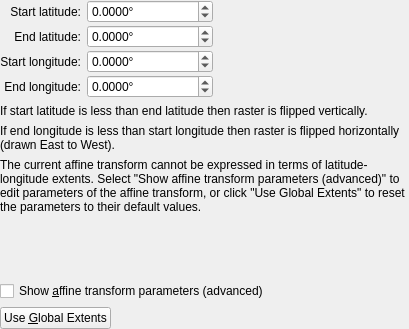
<?xml version="1.0" encoding="UTF-8"?>
<ui version="4.0">
 <class>EditAffineTransformGeoreferencingWidget</class>
 <widget class="QWidget" name="EditAffineTransformGeoreferencingWidget">
  <property name="geometry">
   <rect>
    <x>0</x>
    <y>0</y>
    <width>409</width>
    <height>329</height>
   </rect>
  </property>
  <property name="windowTitle">
   <string>Form</string>
  </property>
  <layout class="QVBoxLayout" name="verticalLayout">
   <property name="margin">
    <number>0</number>
   </property>
   <item>
    <widget class="QStackedWidget" name="main_stackedwidget">
     <property name="sizePolicy">
      <sizepolicy hsizetype="Preferred" vsizetype="Minimum">
       <horstretch>0</horstretch>
       <verstretch>0</verstretch>
      </sizepolicy>
     </property>
     <property name="currentIndex">
      <number>0</number>
     </property>
     <widget class="QWidget" name="extents_page">
      <property name="sizePolicy">
       <sizepolicy hsizetype="Preferred" vsizetype="Minimum">
        <horstretch>0</horstretch>
        <verstretch>0</verstretch>
       </sizepolicy>
      </property>
      <layout class="QVBoxLayout" name="verticalLayout_3">
       <property name="margin">
        <number>0</number>
       </property>
       <item>
        <widget class="QWidget" name="extents_widget" native="true">
         <layout class="QVBoxLayout" name="verticalLayout_2">
          <property name="margin">
           <number>0</number>
          </property>
          <item>
           <layout class="QGridLayout" name="gridLayout_2">
            <property name="verticalSpacing">
             <number>2</number>
            </property>
            <item row="0" column="0">
             <widget class="QLabel" name="top_label">
              <property name="sizePolicy">
               <sizepolicy hsizetype="Minimum" vsizetype="Preferred">
                <horstretch>0</horstretch>
                <verstretch>0</verstretch>
               </sizepolicy>
              </property>
              <property name="text">
               <string>Start latitude:</string>
              </property>
              <property name="alignment">
               <set>Qt::AlignRight|Qt::AlignTrailing|Qt::AlignVCenter</set>
              </property>
              <property name="buddy">
               <cstring>extents_spinbox_0</cstring>
              </property>
             </widget>
            </item>
            <item row="0" column="1">
             <widget class="QDoubleSpinBox" name="extents_spinbox_0">
              <property name="sizePolicy">
               <sizepolicy hsizetype="Expanding" vsizetype="Fixed">
                <horstretch>2</horstretch>
                <verstretch>0</verstretch>
               </sizepolicy>
              </property>
              <property name="suffix">
               <string>°</string>
              </property>
              <property name="decimals">
               <number>4</number>
              </property>
              <property name="minimum">
               <double>-90.000000000000000</double>
              </property>
              <property name="maximum">
               <double>90.000000000000000</double>
              </property>
             </widget>
            </item>
            <item row="0" column="2">
             <widget class="QWidget" name="filler_widget_1" native="true">
              <property name="sizePolicy">
               <sizepolicy hsizetype="Expanding" vsizetype="Preferred">
                <horstretch>3</horstretch>
                <verstretch>0</verstretch>
               </sizepolicy>
              </property>
             </widget>
            </item>
            <item row="1" column="0">
             <widget class="QLabel" name="bottom_label">
              <property name="sizePolicy">
               <sizepolicy hsizetype="Minimum" vsizetype="Preferred">
                <horstretch>0</horstretch>
                <verstretch>0</verstretch>
               </sizepolicy>
              </property>
              <property name="text">
               <string>End latitude:</string>
              </property>
              <property name="alignment">
               <set>Qt::AlignRight|Qt::AlignTrailing|Qt::AlignVCenter</set>
              </property>
              <property name="buddy">
               <cstring>extents_spinbox_1</cstring>
              </property>
             </widget>
            </item>
            <item row="1" column="1">
             <widget class="QDoubleSpinBox" name="extents_spinbox_1">
              <property name="sizePolicy">
               <sizepolicy hsizetype="Expanding" vsizetype="Fixed">
                <horstretch>2</horstretch>
                <verstretch>0</verstretch>
               </sizepolicy>
              </property>
              <property name="suffix">
               <string>°</string>
              </property>
              <property name="decimals">
               <number>4</number>
              </property>
              <property name="minimum">
               <double>-90.000000000000000</double>
              </property>
              <property name="maximum">
               <double>90.000000000000000</double>
              </property>
             </widget>
            </item>
            <item row="1" column="2">
             <widget class="QWidget" name="filler_widget_2" native="true">
              <property name="sizePolicy">
               <sizepolicy hsizetype="Expanding" vsizetype="Preferred">
                <horstretch>3</horstretch>
                <verstretch>0</verstretch>
               </sizepolicy>
              </property>
             </widget>
            </item>
            <item row="2" column="0">
             <widget class="QLabel" name="left_label">
              <property name="sizePolicy">
               <sizepolicy hsizetype="Minimum" vsizetype="Preferred">
                <horstretch>0</horstretch>
                <verstretch>0</verstretch>
               </sizepolicy>
              </property>
              <property name="text">
               <string>Start longitude:</string>
              </property>
              <property name="alignment">
               <set>Qt::AlignRight|Qt::AlignTrailing|Qt::AlignVCenter</set>
              </property>
              <property name="buddy">
               <cstring>extents_spinbox_2</cstring>
              </property>
             </widget>
            </item>
            <item row="2" column="1">
             <widget class="QDoubleSpinBox" name="extents_spinbox_2">
              <property name="sizePolicy">
               <sizepolicy hsizetype="Expanding" vsizetype="Fixed">
                <horstretch>2</horstretch>
                <verstretch>0</verstretch>
               </sizepolicy>
              </property>
              <property name="suffix">
               <string>°</string>
              </property>
              <property name="decimals">
               <number>4</number>
              </property>
              <property name="minimum">
               <double>-1000000000.000000000000000</double>
              </property>
              <property name="maximum">
               <double>1000000000.000000000000000</double>
              </property>
             </widget>
            </item>
            <item row="2" column="2">
             <widget class="QWidget" name="filler_widget_3" native="true">
              <property name="sizePolicy">
               <sizepolicy hsizetype="Expanding" vsizetype="Preferred">
                <horstretch>3</horstretch>
                <verstretch>0</verstretch>
               </sizepolicy>
              </property>
             </widget>
            </item>
            <item row="3" column="0">
             <widget class="QLabel" name="right_label">
              <property name="sizePolicy">
               <sizepolicy hsizetype="Minimum" vsizetype="Preferred">
                <horstretch>0</horstretch>
                <verstretch>0</verstretch>
               </sizepolicy>
              </property>
              <property name="text">
               <string>End longitude:</string>
              </property>
              <property name="alignment">
               <set>Qt::AlignRight|Qt::AlignTrailing|Qt::AlignVCenter</set>
              </property>
              <property name="buddy">
               <cstring>extents_spinbox_3</cstring>
              </property>
             </widget>
            </item>
            <item row="3" column="1">
             <widget class="QDoubleSpinBox" name="extents_spinbox_3">
              <property name="sizePolicy">
               <sizepolicy hsizetype="Expanding" vsizetype="Fixed">
                <horstretch>2</horstretch>
                <verstretch>0</verstretch>
               </sizepolicy>
              </property>
              <property name="suffix">
               <string>°</string>
              </property>
              <property name="decimals">
               <number>4</number>
              </property>
              <property name="minimum">
               <double>-1000000000.000000000000000</double>
              </property>
              <property name="maximum">
               <double>1000000000.000000000000000</double>
              </property>
             </widget>
            </item>
            <item row="3" column="2">
             <widget class="QWidget" name="filler_widget_4" native="true">
              <property name="sizePolicy">
               <sizepolicy hsizetype="Expanding" vsizetype="Preferred">
                <horstretch>3</horstretch>
                <verstretch>0</verstretch>
               </sizepolicy>
              </property>
             </widget>
            </item>
           </layout>
          </item>
          <item>
           <widget class="QLabel" name="lat_extents_label">
            <property name="text">
             <string>If start latitude is less than end latitude then raster is flipped vertically.</string>
            </property>
            <property name="wordWrap">
             <bool>true</bool>
            </property>
           </widget>
          </item>
          <item>
           <widget class="QLabel" name="lon_extents_label">
            <property name="text">
             <string>If end longitude is less than start longitude then raster is flipped horizontally (drawn East to West).</string>
            </property>
            <property name="wordWrap">
             <bool>true</bool>
            </property>
           </widget>
          </item>
         </layout>
        </widget>
       </item>
       <item>
        <widget class="QLabel" name="cannot_convert_to_extents_label">
         <property name="text">
          <string>The current affine transform cannot be expressed in terms of latitude-longitude extents. Select &quot;Show affine transform parameters (advanced)&quot; to edit parameters of the affine transform, or click &quot;Use Global Extents&quot; to reset the parameters to their default values.</string>
         </property>
         <property name="wordWrap">
          <bool>true</bool>
         </property>
        </widget>
       </item>
       <item>
        <spacer name="verticalSpacer">
         <property name="orientation">
          <enum>Qt::Vertical</enum>
         </property>
         <property name="sizeHint" stdset="0">
          <size>
           <width>20</width>
           <height>0</height>
          </size>
         </property>
        </spacer>
       </item>
      </layout>
     </widget>
     <widget class="QWidget" name="affine_transform_page">
      <property name="sizePolicy">
       <sizepolicy hsizetype="Preferred" vsizetype="Minimum">
        <horstretch>0</horstretch>
        <verstretch>0</verstretch>
       </sizepolicy>
      </property>
      <layout class="QGridLayout" name="gridLayout_3">
       <property name="verticalSpacing">
        <number>2</number>
       </property>
       <property name="margin">
        <number>0</number>
       </property>
       <item row="0" column="0">
        <widget class="QLabel" name="top_left_x_coordinate_label">
         <property name="text">
          <string>Top Left &amp;x coordinate:</string>
         </property>
         <property name="alignment">
          <set>Qt::AlignRight|Qt::AlignTrailing|Qt::AlignVCenter</set>
         </property>
         <property name="buddy">
          <cstring>affine_transform_spinbox_0</cstring>
         </property>
        </widget>
       </item>
       <item row="0" column="2">
        <widget class="QWidget" name="filler_widget_5" native="true">
         <property name="sizePolicy">
          <sizepolicy hsizetype="Expanding" vsizetype="Preferred">
           <horstretch>0</horstretch>
           <verstretch>0</verstretch>
          </sizepolicy>
         </property>
        </widget>
       </item>
       <item row="1" column="0">
        <widget class="QLabel" name="x_component_of_pixel_width_label">
         <property name="text">
          <string>x component of pixel &amp;width:</string>
         </property>
         <property name="alignment">
          <set>Qt::AlignRight|Qt::AlignTrailing|Qt::AlignVCenter</set>
         </property>
         <property name="buddy">
          <cstring>affine_transform_spinbox_1</cstring>
         </property>
        </widget>
       </item>
       <item row="1" column="2">
        <widget class="QWidget" name="filler_widget_6" native="true">
         <property name="sizePolicy">
          <sizepolicy hsizetype="Expanding" vsizetype="Preferred">
           <horstretch>0</horstretch>
           <verstretch>0</verstretch>
          </sizepolicy>
         </property>
        </widget>
       </item>
       <item row="2" column="0">
        <widget class="QLabel" name="x_component_of_pixel_height_label">
         <property name="text">
          <string>x component of pixel &amp;height:</string>
         </property>
         <property name="alignment">
          <set>Qt::AlignRight|Qt::AlignTrailing|Qt::AlignVCenter</set>
         </property>
         <property name="buddy">
          <cstring>affine_transform_spinbox_2</cstring>
         </property>
        </widget>
       </item>
       <item row="2" column="2">
        <widget class="QWidget" name="filler_widget_7" native="true">
         <property name="sizePolicy">
          <sizepolicy hsizetype="Expanding" vsizetype="Preferred">
           <horstretch>0</horstretch>
           <verstretch>0</verstretch>
          </sizepolicy>
         </property>
        </widget>
       </item>
       <item row="3" column="0">
        <widget class="QLabel" name="top_left_y_coordinate">
         <property name="text">
          <string>Top left &amp;y coordinate:</string>
         </property>
         <property name="alignment">
          <set>Qt::AlignRight|Qt::AlignTrailing|Qt::AlignVCenter</set>
         </property>
         <property name="buddy">
          <cstring>affine_transform_spinbox_3</cstring>
         </property>
        </widget>
       </item>
       <item row="3" column="2">
        <widget class="QWidget" name="filler_widget_8" native="true">
         <property name="sizePolicy">
          <sizepolicy hsizetype="Expanding" vsizetype="Preferred">
           <horstretch>0</horstretch>
           <verstretch>0</verstretch>
          </sizepolicy>
         </property>
        </widget>
       </item>
       <item row="4" column="0">
        <widget class="QLabel" name="y_component_of_pixel_width_label">
         <property name="text">
          <string>y component of pixel w&amp;idth:</string>
         </property>
         <property name="alignment">
          <set>Qt::AlignRight|Qt::AlignTrailing|Qt::AlignVCenter</set>
         </property>
         <property name="buddy">
          <cstring>affine_transform_spinbox_4</cstring>
         </property>
        </widget>
       </item>
       <item row="4" column="2">
        <widget class="QWidget" name="filler_widget_9" native="true">
         <property name="sizePolicy">
          <sizepolicy hsizetype="Expanding" vsizetype="Preferred">
           <horstretch>0</horstretch>
           <verstretch>0</verstretch>
          </sizepolicy>
         </property>
        </widget>
       </item>
       <item row="5" column="0">
        <widget class="QLabel" name="y_component_of_pixel_height_label">
         <property name="text">
          <string>y component of pixel h&amp;eight:</string>
         </property>
         <property name="alignment">
          <set>Qt::AlignRight|Qt::AlignTrailing|Qt::AlignVCenter</set>
         </property>
         <property name="buddy">
          <cstring>affine_transform_spinbox_5</cstring>
         </property>
        </widget>
       </item>
       <item row="5" column="2">
        <widget class="QWidget" name="filler_widget_10" native="true">
         <property name="sizePolicy">
          <sizepolicy hsizetype="Expanding" vsizetype="Preferred">
           <horstretch>0</horstretch>
           <verstretch>0</verstretch>
          </sizepolicy>
         </property>
        </widget>
       </item>
       <item row="0" column="1">
        <widget class="QDoubleSpinBox" name="affine_transform_spinbox_0">
         <property name="sizePolicy">
          <sizepolicy hsizetype="Expanding" vsizetype="Fixed">
           <horstretch>0</horstretch>
           <verstretch>0</verstretch>
          </sizepolicy>
         </property>
         <property name="suffix">
          <string/>
         </property>
         <property name="decimals">
          <number>4</number>
         </property>
         <property name="minimum">
          <double>-1000000000.000000000000000</double>
         </property>
         <property name="maximum">
          <double>1000000000.000000000000000</double>
         </property>
        </widget>
       </item>
       <item row="1" column="1">
        <widget class="QDoubleSpinBox" name="affine_transform_spinbox_1">
         <property name="sizePolicy">
          <sizepolicy hsizetype="Expanding" vsizetype="Fixed">
           <horstretch>0</horstretch>
           <verstretch>0</verstretch>
          </sizepolicy>
         </property>
         <property name="suffix">
          <string/>
         </property>
         <property name="decimals">
          <number>4</number>
         </property>
         <property name="minimum">
          <double>-1000000000.000000000000000</double>
         </property>
         <property name="maximum">
          <double>1000000000.000000000000000</double>
         </property>
        </widget>
       </item>
       <item row="2" column="1">
        <widget class="QDoubleSpinBox" name="affine_transform_spinbox_2">
         <property name="sizePolicy">
          <sizepolicy hsizetype="Expanding" vsizetype="Fixed">
           <horstretch>0</horstretch>
           <verstretch>0</verstretch>
          </sizepolicy>
         </property>
         <property name="suffix">
          <string/>
         </property>
         <property name="decimals">
          <number>4</number>
         </property>
         <property name="minimum">
          <double>-1000000000.000000000000000</double>
         </property>
         <property name="maximum">
          <double>1000000000.000000000000000</double>
         </property>
        </widget>
       </item>
       <item row="3" column="1">
        <widget class="QDoubleSpinBox" name="affine_transform_spinbox_3">
         <property name="sizePolicy">
          <sizepolicy hsizetype="Expanding" vsizetype="Fixed">
           <horstretch>0</horstretch>
           <verstretch>0</verstretch>
          </sizepolicy>
         </property>
         <property name="suffix">
          <string/>
         </property>
         <property name="decimals">
          <number>4</number>
         </property>
         <property name="minimum">
          <double>-90.000000000000000</double>
         </property>
         <property name="maximum">
          <double>90.000000000000000</double>
         </property>
        </widget>
       </item>
       <item row="4" column="1">
        <widget class="QDoubleSpinBox" name="affine_transform_spinbox_4">
         <property name="sizePolicy">
          <sizepolicy hsizetype="Expanding" vsizetype="Fixed">
           <horstretch>0</horstretch>
           <verstretch>0</verstretch>
          </sizepolicy>
         </property>
         <property name="suffix">
          <string/>
         </property>
         <property name="decimals">
          <number>4</number>
         </property>
         <property name="minimum">
          <double>-1000000000.000000000000000</double>
         </property>
         <property name="maximum">
          <double>1000000000.000000000000000</double>
         </property>
        </widget>
       </item>
       <item row="5" column="1">
        <widget class="QDoubleSpinBox" name="affine_transform_spinbox_5">
         <property name="sizePolicy">
          <sizepolicy hsizetype="Expanding" vsizetype="Fixed">
           <horstretch>0</horstretch>
           <verstretch>0</verstretch>
          </sizepolicy>
         </property>
         <property name="suffix">
          <string/>
         </property>
         <property name="decimals">
          <number>4</number>
         </property>
         <property name="minimum">
          <double>-1000000000.000000000000000</double>
         </property>
         <property name="maximum">
          <double>1000000000.000000000000000</double>
         </property>
        </widget>
       </item>
       <item row="6" column="1">
        <spacer name="verticalSpacer_2">
         <property name="orientation">
          <enum>Qt::Vertical</enum>
         </property>
         <property name="sizeHint" stdset="0">
          <size>
           <width>20</width>
           <height>0</height>
          </size>
         </property>
        </spacer>
       </item>
      </layout>
     </widget>
    </widget>
   </item>
   <item>
    <widget class="QCheckBox" name="advanced_checkbox">
     <property name="text">
      <string>Show &amp;affine transform parameters (advanced)</string>
     </property>
    </widget>
   </item>
   <item>
    <layout class="QHBoxLayout" name="horizontalLayout_3">
     <item>
      <widget class="QPushButton" name="use_global_extents_button">
       <property name="text">
        <string>Use &amp;Global Extents</string>
       </property>
       <property name="icon">
        <iconset resource="../qt-resources/qt_widgets.qrc">
         <normaloff>:/tango_undo_16.png</normaloff>:/tango_undo_16.png</iconset>
       </property>
       <property name="autoDefault">
        <bool>false</bool>
       </property>
      </widget>
     </item>
     <item>
      <spacer name="horizontalSpacer_2">
       <property name="orientation">
        <enum>Qt::Horizontal</enum>
       </property>
       <property name="sizeHint" stdset="0">
        <size>
         <width>40</width>
         <height>20</height>
        </size>
       </property>
      </spacer>
     </item>
    </layout>
   </item>
  </layout>
 </widget>
 <resources>
  <include location="../qt-resources/qt_widgets.qrc"/>
 </resources>
 <connections/>
</ui>
